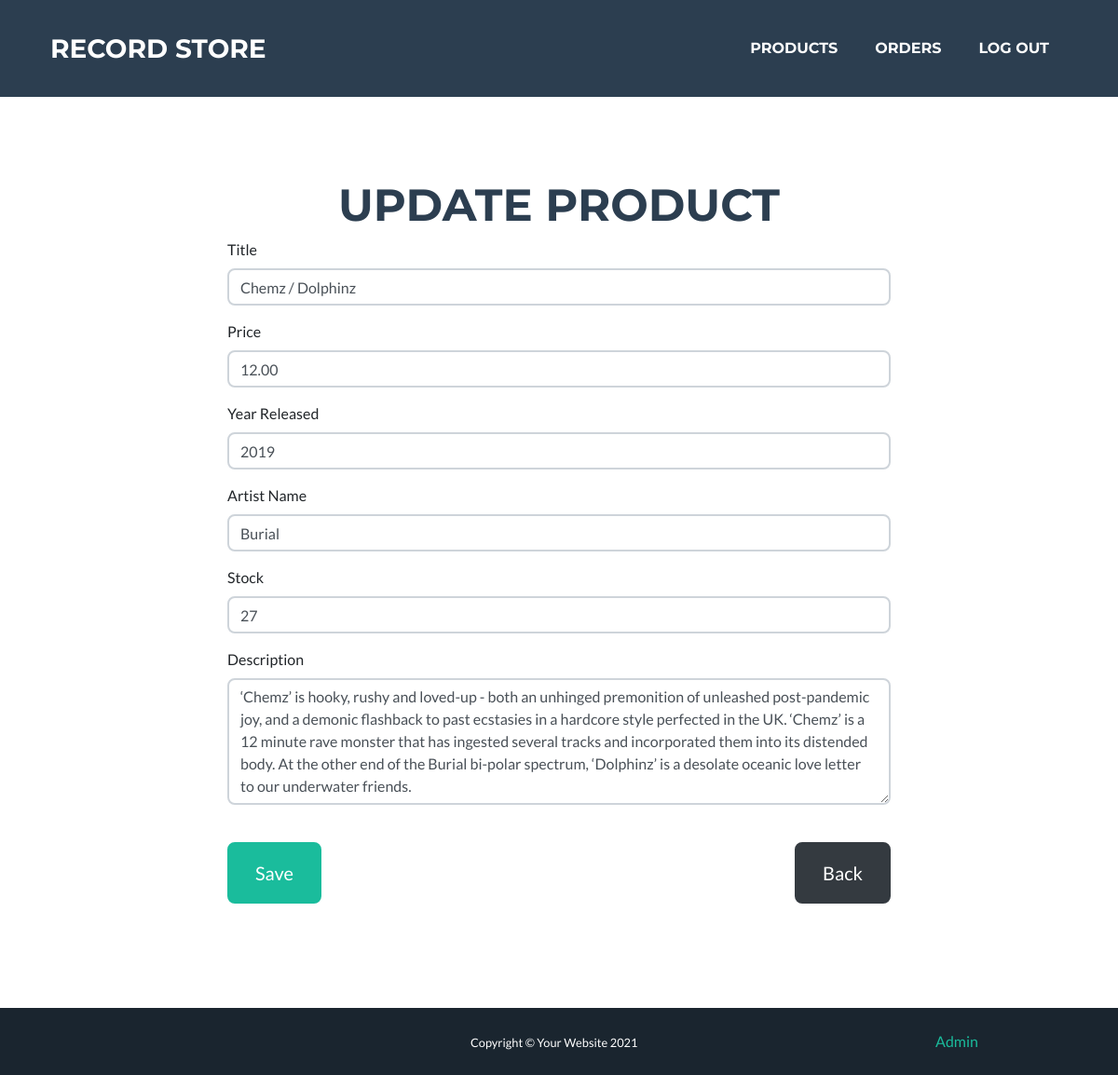
/admin/products/2 (signed in), run on the app's committed database.
### tables this page shows
CREATE TABLE `records` (
  `id_record` int(11) NOT NULL,
  `title` varchar(200) DEFAULT NULL,
  `description` varchar(1000) DEFAULT NULL,
  `price` decimal(11,2) DEFAULT NULL,
  `year_released` year(4) DEFAULT NULL,
  `cover` varchar(45) DEFAULT NULL,
  `stock` int(11) NOT NULL,
  `for_sale` tinyint(1) NOT NULL DEFAULT '1'
);

CREATE TABLE `artists` (
  `id_artist` int(11) NOT NULL,
  `name` varchar(200) DEFAULT NULL
);

### views/AdminView.php (called while the page is built, shortened)
<?php
class AdminView
{
    public function viewHeader($title)
    {
        include_once("views/partials/header.php");
    }
    public function viewFooter()
    {
        include_once("views/partials/footer.php");
    }
    public function viewProductForm($product, $errors)
    {
        include_once("views/partials/productForm.php");
    }
}

### models/Database.php (called while the page is built, shortened)
<?php
class Database
{
    private $conn = null;
    public function __construct($database, $username = "root", $password = "root", $servername = "localhost")
    {
        $dsn = "mysql:host=$servername;dbname=$database;charset=UTF8";
        try {
            $this->conn = new PDO($dsn, $username, $password);
            $this->conn->setAttribute(PDO::ATTR_ERRMODE, PDO::ERRMODE_EXCEPTION);
        } catch (PDOException $e) {
            echo "Connection failed: " . $e->getMessage();
        }
    }
    private function execute($statement, $input_parameters = [])
    {
        try {
            $stmt = $this->conn->prepare($statement);
            $stmt->execute($input_parameters);
            return $stmt;
        } catch (PDOException $e) {
            echo "Error: " . $e->getMessage() . "<br>";
            throw new Exception($e->getMessage());
        }
    }
    public function select($statement, $input_parameters = [])
    {
        $stmt = $this->execute($statement, $input_parameters);
        return $stmt->fetchAll();
    }
}

### models/AdminModel.php (called while the page is built, shortened)
<?php
class AdminModel
{
    private $db;
    public function __construct($database)
    {
        $this->db = $database;
    }
    public function fetchRecordById($id)
    {
        $statement = "SELECT r.title, r.description, r.price, r.year_released, r.stock, a.id_artist, a.name FROM records r
        JOIN records_has_artists rha
        ON r.id_record=rha.id_record
        JOIN artists a
        ON rha.id_artist=a.id_artist
        WHERE r.id_record = :id";
        $parameters = array(":id" => $id);
        $record = $this->db->select($statement, $parameters);
        return $record;
    }
}

### views/partials/productForm.php (the view, shortened to what this page needs)
<?php
$destination = URLROOT . "admin/products";
$heading = $product ? "Update product" : "Create product";
$title = $product ? $product['title'] : "";
$price = $product ? $product['price'] : "";
$yearReleased = $product ? $product['year_released'] : "";
$artistName = $product ? $product['name'] : "";
$stock = $product ? $product['stock'] : "";
$description = $product ? $product['description'] : "";
?>
<section class="page-section masthead min-vh-100" id="login">
        <div class="container">
                <h2 class="page-section-heading text-center text-uppercase text-secondary mb-3"><?= $heading ?></h2>
                <div class="row">
                        <div class="col-lg-8 mx-auto">
                                <form method="POST" action="#" novalidate="novalidate">
                                        <div class="control-group">
                                                <label>Title</label>
                                                <input name="title" class="form-control" id="title" type="text" placeholder="Title" required="required" value="<?= $title ?>" />
                                        </div>
                                        <div class="control-group">
                                                <label>Price</label>
                                                <input name="price" class="form-control" id="price" type="number" step="0.01" placeholder="Price" required="required" value="<?= $price ?>" />
                                        </div>
                                        <div class="control-group">
                                                <label>Year Released</label>
                                                <input name="year_released" class="form-control" id="year_released" type="text" placeholder="Year Released" required="required" value="<?= $yearReleased ?>" />
                                        </div>
                                        <div class="control-group">
                                                <label>Artist Name</label>
                                                <input name="name" class="form-control" id="name" type="text" placeholder="Artist Name" required="required" value="<?= $artistName ?>" />
                                        </div>
                                        <div class="control-group">
                                                <label>Stock</label>
                                                <input name="stock" class="form-control" id="stock" type="number" placeholder="Stock" required="required" min="0" value="<?= $stock ?>" />
                                        </div>
                                        <div class="control-group">
                                                <label>Description</label>
                                                <textarea name="description" class="form-control" rows="5" placeholder="Description" required="required"><?= $description ?></textarea>
                                        </div>
                                        <br />
                                        <div class="d-flex justify-content-between form-group">
                                                <button class=" btn btn-primary btn-xl" id="sendMessageButton" type="submit">Save</button>
                                                <a href=<?=$destination?> class='btn-xl btn btn-dark'>Back</a>
                                        </div>
                                </form>
                        </div>
                </div>
        </div>
</section>

### data on the page
records: title "Chemz / Dolphinz", price "12.00", year_released "2019", name "Burial", stock "27", description "‘Chemz’ is hooky, rushy and loved-up - both an unhinged premonition of unleashed post-pandemic joy, and a demonic flashback to past ecstasies in a hardcore style perfected in the UK. ‘Chemz’ is a 12 minute rave monster that has ingested several tracks and incorporated them into its distended body. At the other end of the Burial bi-polar spectrum, ‘Dolphinz’ is a desolate oceanic love letter to our underwater friends."

### other printed values
$listItem[title] "PRODUCTS"
$listItem[title] "ORDERS"
$listItem[title] "LOG OUT"
$heading "UPDATE PRODUCT"
